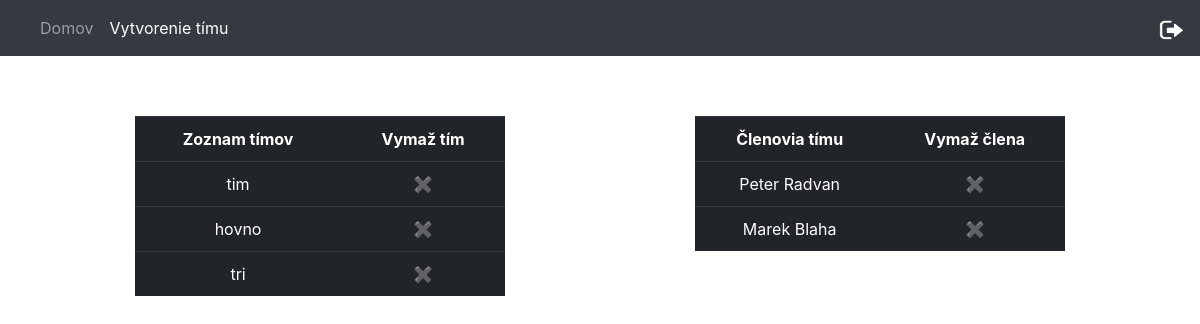
Screenshot of /druzstva.php?nazov=tim (signed in) with the database file from the repository.
### tables this page shows
CREATE TABLE `pouzivatelia` (
  `id` int(11) NOT NULL,
  `meno` varchar(20) NOT NULL,
  `priezvisko` varchar(20) NOT NULL,
  `email` varchar(40) NOT NULL,
  `heslo` varchar(60) NOT NULL,
  `stredna_skola` varchar(40) NOT NULL,
  `stredna_skola_adresa` varchar(60) NOT NULL,
  `ulica` varchar(40) NOT NULL,
  `psc` varchar(10) NOT NULL,
  `obec` varchar(40) NOT NULL,
  `rola` varchar(10) NOT NULL DEFAULT 'user',
  `odoberatel` tinyint(1) NOT NULL DEFAULT '0',
  `prve_prihlasenie` int(11) NOT NULL DEFAULT '0',
  `id_timu` int(11) DEFAULT NULL
);

### druzstva.php (the view, shortened to what this page needs)
<html>
<head>
    <link rel="stylesheet" href="https://stackpath.bootstrapcdn.com/bootstrap/4.1.1/css/bootstrap.min.css">
    <link rel="stylesheet" href="./css/druzstva.css">
</head>
<nav class="navbar navbar-expand-lg  navbar-dark bg-dark">
    <div class="collapse navbar-collapse" id="navbarSupportedContent">
        <ul class="navbar-nav mr-auto">
            <li class="nav-item">
                <?php
                if($_SESSION['rola']== "admin"){
                    echo '<a class="nav-link" href="cestyAdmin.php">Domov</a>';
                }else{
                    echo '<a class="nav-link" href="cesty.php">Domov</a>';
                }
                ?>
            </li>
            <li class="nav-item active">
                <a class="nav-link" href="stafetovyMod.php">
                    Vytvorenie tímu
                </a>
            </li>
        </ul>
        <ul class="nav navbar-nav navbar-right">
            <li><a href="aktuality.php?odhlasenie='1'"><img src="logOut.png" width="25px" height="20px"></a></li>
        </ul>
    </div>
</nav>
    <?php
    $conn = new mysqli($servername, $username, $password, $dbname);
    $conn->set_charset("UTF8");
    ?>
<div class="row">
    <div class="col-6 col-md-5">
        <?php
        $query = " SELECT DISTINCT nazov FROM tim";
        $result = mysqli_query($conn,$query);
        echo "<table class='table table-dark'>";
        echo "<th>Zoznam tímov</th>";
        echo "<th>Vymaž tím</th>";
        while ($data = mysqli_fetch_array($result)) {
            $string = str_replace(' ', '_', $data['nazov']);
            $odkaz = "druzstva.php?nazov=".$string;
            $odkazId = "druzstva.php?vymazt=".$string;
            echo "<tr>";
            echo "<td><a href=$odkaz>".$data['nazov']."</a></td>";
            echo "<td><a href='$odkazId'>&#10006;</a></td>";
            echo "</tr>";
        }
        echo "</table>";
        ?>
     </div>
    <div class="col-6 col-md-2"></div>
    <div class="col-6 col-md-5">
        <?php
            if(isset($_GET["nazov"])){
                $prem = str_replace('_', ' ', $_GET["nazov"]);
                $query = " SELECT id FROM tim WHERE nazov ='$prem'";
                $result = mysqli_query($conn,$query);
                while ($data = mysqli_fetch_array($result)) {
                    $idcko = $data['id'];
                }
                $query2 = " SELECT meno, priezvisko, id, id_timu, email FROM pouzivatelia WHERE id_timu =".$idcko;
                $result2 = mysqli_query($conn,$query2);
                echo "<table class='table table-dark'>";
                echo "<th>Členovia tímu</th>";
                echo "<th>Vymaž člena</th>";
                while ($data = mysqli_fetch_array($result2)) {
                    $odkazDel = "druzstva.php?del=".$data['email'];
                    echo "<tr>";
                echo "<td>".$data['meno']." ".$data['priezvisko']."</td>";
                echo "<td><a href='$odkazDel'>&#10006;</a></td>";
                echo "</tr>";
            }
            echo "</table>";
            }
        ?>
    </div>
</div>
</body>
</html>

### css/druzstva.css (style rules this page uses)
.row { width: 80%; margin: 5% auto; }
table { text-align: center; }
td a { text-decoration: none; color: #fff; }

### rows the page displays
pouzivatelia: meno "Peter", priezvisko "Radvan"
pouzivatelia: meno "Marek", priezvisko "Blaha"

### other values shown
$data['nazov'] "tim"
$data['nazov'] "hovno"
$data['nazov'] "tri"
